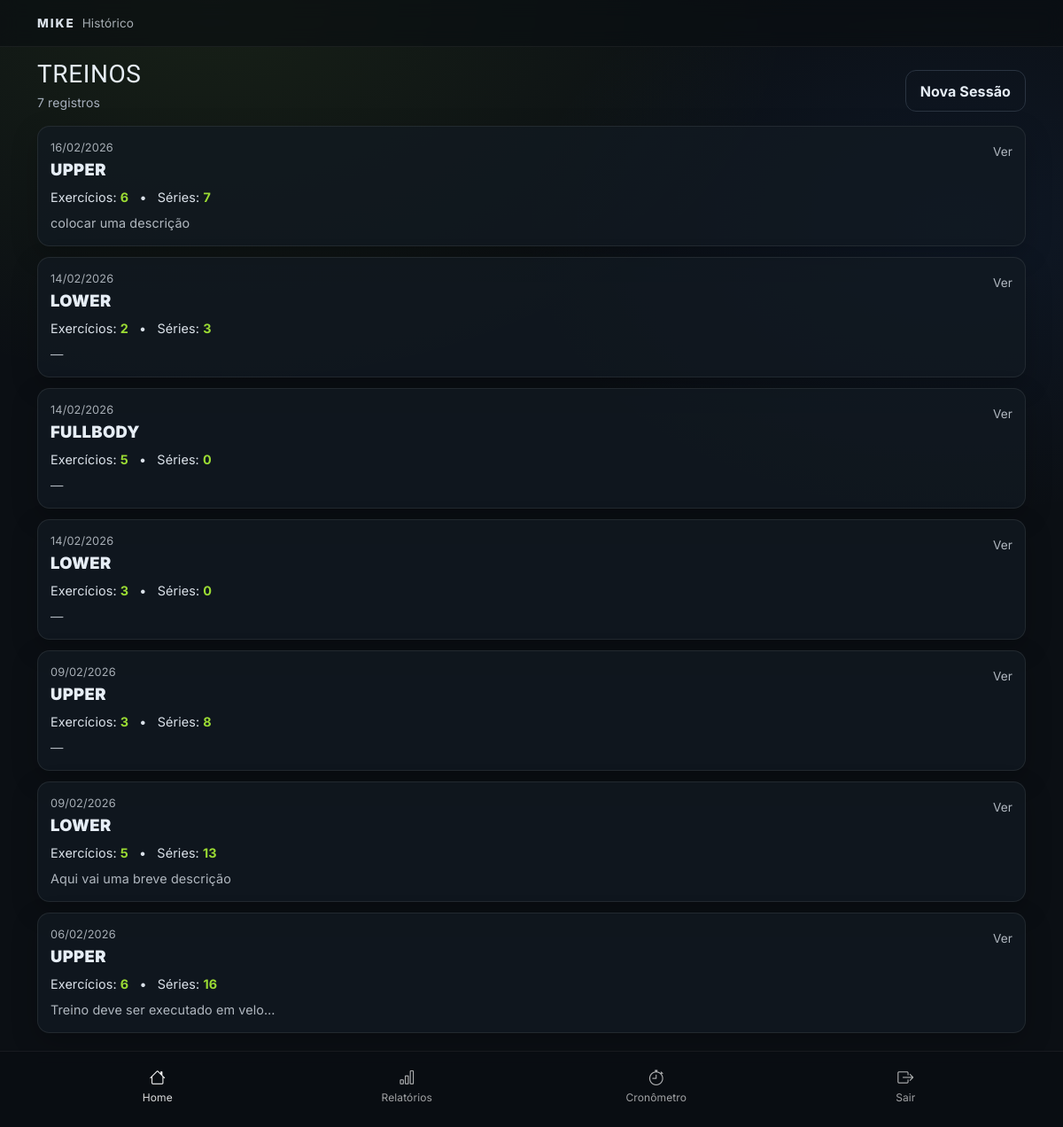
Before: /training/ (signed in) with the older database file.
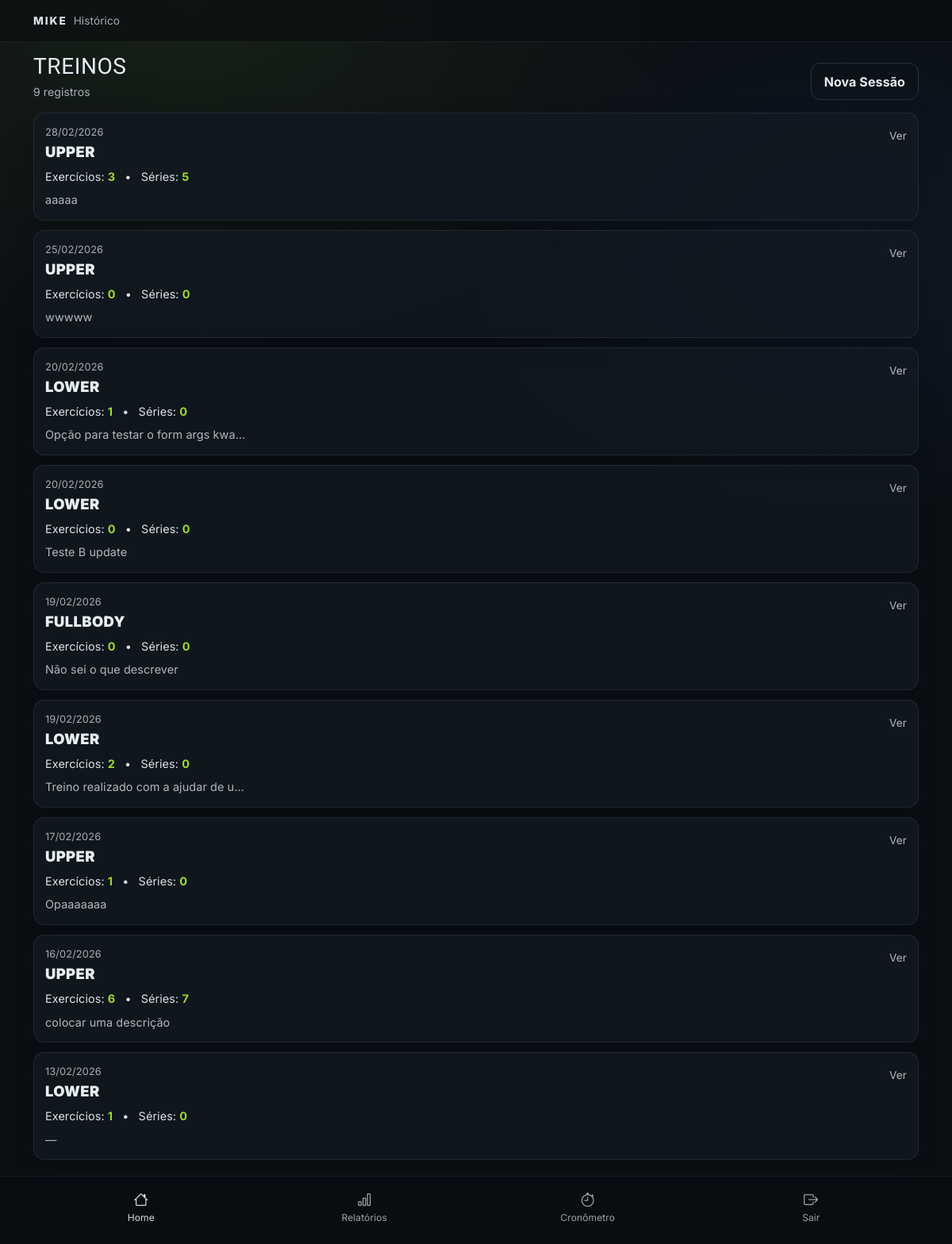
After: the same page with the newer database file.
### training/models.py (models this page shows, shortened)
class TrainingSession(models.Model):
    SESSION_TYPES = [
        ('UPPER','UPPER'),
        ('LOWER','LOWER'),
        ('PULL','PULL'),
        ('PUSH','PUSH'),
        ('FULLBODY','FULLBODY'),
    ]
    performed_at = models.DateTimeField(default=timezone.now)
    description = models.TextField(blank=True)
    user = models.ForeignKey(
        settings.AUTH_USER_MODEL,
        on_delete=models.CASCADE,
        related_name='training_sessions'
    )
    session_type = models.CharField(
        max_length=20,
        choices=SESSION_TYPES,
        blank=True,
        null=True
    )

### training/views.py (the view)
# urls.py: path('', views.training_session_list, name='training_session_list'),
@login_required
def training_session_list(request):
    sessions = (
        TrainingSession.objects
        .filter(user=request.user)
        .annotate(
            exercise_count=Count('session_exercises', distinct=True),
            set_count=Count('session_exercises__exercise_sets', distinct=True),
        )
        .order_by("-performed_at")
    )
    context = {
        'sessions': sessions,
        }
    return render(request, 'training/training_session_list.html', context)

### training/templates/training/training_session_list.html (shortened to what this page needs)
{% extends "base.html" %}
{% block section %}Histórico{% endblock %}
{% block nav_home_active %}is-active{% endblock %}
{% block content %}
<div class="d-flex align-items-end justify-content-between pt-2 pb-3">
    <div>
        <h1 class="h3 m-title mb-1">Treinos</h1>
        <div class="m-text-muted small">
            {{ sessions|length }} registro{{ sessions|length|pluralize }}
        </div>
    </div>
    <a class="m-btn-secondary" href="{% url 'training:training_session_create' %}"
        aria-label="Criar nova sessão de treino">
        Nova Sessão
    </a>
</div>
<div class="session-list">
    {% for session in sessions %}
    <article class="session-card">
        <div class="d-flex align-items-start justify-content-between gap-3">
            <div class="flex-grow-1">
                <div class="session-date">
                    {{ session.performed_at|date:"d/m/Y" }}
                </div>
                <div class="session-type">
                    {{ session.session_type }}
                </div>
                <div class="session-metrics">
                    <span>Exercícios: <strong class="mike-accent">{{ session.exercise_count }}</strong></span>
                    <span class="mx-2">•</span>
                    <span>Séries: <strong class="mike-accent">{{ session.set_count }}</strong></span>
                </div>
                <div class="session-desc">
                    {% if session.description %}
                    {{ session.description }}
                    {% else %}
                    —
                    {% endif %}
                </div>
            </div>
            <div class="session-cta">Ver</div>
        </div>
    </article>
    {% endfor %}
</div>
{% endblock %}

### templates/base.html (shortened to what this page needs)
{% load static %}
<!doctype html>
<html lang="pt-BR" data-theme="dark" data-bs-theme="dark">
  <head>
    <link href="https://cdn.jsdelivr.net/npm/bootstrap@5.3.3/dist/css/bootstrap.min.css" rel="stylesheet">
    <link href="https://cdn.jsdelivr.net/npm/bootstrap-icons@1.11.3/font/bootstrap-icons.css" rel="stylesheet">
    <link rel="stylesheet" href="{% static 'mike/css/styles.css' %}">
  </head>
  <body class="m-page">
    <div class="app-shell">
      {% block topbar %}
      <header class="app-topbar">
        <div class="container">
          <div class="d-flex align-items-center justify-content-between py-3">
            <div class="d-flex align-items-baseline gap-2">
              <div class="mike-brand-sm">MIKE</div>
              {% block section_wrap %}
              <div class="app-section">
                {% block section %}Produto{% endblock %}
              </div>
              {% endblock %}
            </div>
          </div>
        </div>
      </header>
      {% endblock %}
      <main class="app-main">
        <div class="container">
          {% block content %}{% endblock %}
        </div>
      </main>
      {% block bottom_nav %}
      {% if user.is_authenticated %}
      <nav class="bottom-nav" aria-label="Navegação principal">
        <div class="container">
          <div class="bottom-nav-inner">
            <a class="bn-item {% block nav_home_active %}{% endblock %}"
              href="{% url 'training:training_session_list' %}">
              <div class="bn-ico"><i class="bi bi-house" aria-hidden="true"></i></div>
              <div class="bn-txt">Home</div>
            </a>
            <a class="bn-item {% block nav_reports_active %}{% endblock %}"
              href="{% block reports_url %}#{% endblock %}">
              <div class="bn-ico"><i class="bi bi-bar-chart" aria-hidden="true"></i></div>
              <div class="bn-txt">Relatórios</div>
            </a>
            <a class="bn-item {% block nav_timer_active %}{% endblock %}"
              href="{% block timer_url %}#{% endblock %}">
              <div class="bn-ico"><i class="bi bi-stopwatch" aria-hidden="true"></i></div>
              <div class="bn-txt">Cronômetro</div>
            </a>
            <form method="post" action="{% url 'logout' %}" class="bn-item-form">
              <button type="submit" class="bn-item bn-item-btn">
                <div class="bn-ico"><i class="bi bi-box-arrow-right" aria-hidden="true"></i></div>
                <div class="bn-txt">Sair</div>
              </button>
            </form>
          </div>
        </div>
      </nav>
      {% endif %}
      {% endblock %}
    </div>
  </body>
</html>

### static/mike/css/styles.css (style rules this page uses)
:root { --mike-font-ui: "Inter", system-ui, -apple-system, Segoe UI, Roboto, Arial, sans-serif; --mike-font-head: "Oswald", "Inter", system-ui, sans-serif; --mike-font-mono: "JetBrains Mono", ui-monospace, SFMono-Regular, Menlo, Monaco, Consolas, monospace; --mike-radius-card: 14px; --mike-radius-input: 12px; --mike-radius-pill: 999px; --mike-shadow-sm: 0 6px 18px rgba(0, 0, 0, .18); --mike-shadow-xs: 0 2px 10px rgba(0, 0, 0, .14); --s-1: 4px; --s-2: 8px; --s-3: 12px; --s-4: 16px; --s-5: 24px; --s-6: 32px; --s-7: 40px; --s-8: 48px; --mike-bg: #0B0F14; --mike-surface: #121A24; --mike-surface-2: #0F1620; --mike-border: #2A3441; --mike-text: #E6EDF5; --mike-text-muted: #A7B0BD; --mike-accent: #A3E635; --mike-info: #3B82F6; --mike-success: #22C55E; --mike-warning: #F59E0B; --mike-danger: #EF4444; --mike-focus-ring: 0 0 0 .25rem rgba(163, 230, 53, .35); }
html, body { width: 100%; }
body { overflow-x: hidden; }
.m-page { color: var(--mike-text); font-family: var(--mike-font-ui); letter-spacing: .1px; min-height: 100vh; min-height: 100dvh; background: radial-gradient(1200px 800px at 20% 0%, rgba(163, 230, 53, 0.08), transparent 55%), radial-gradient(900px 600px at 90% 20%, rgba(59, 130, 246, 0.08), transparent 55%), var(--mike-bg); background-repeat: no-repeat; background-size: cover; }
.m-text-muted { color: var(--mike-text-muted) !important; }
.m-title { font-family: var(--mike-font-head); letter-spacing: .6px; text-transform: uppercase; }
.m-btn-primary, .m-btn-secondary, .m-btn-ghost, .m-btn-danger { display: inline-flex; align-items: center; justify-content: center; gap: .5rem; min-height: 44px; padding: .65rem 1rem; border-radius: var(--mike-radius-input); font-weight: 700; text-decoration: none; user-select: none; border: 1px solid transparent; background: transparent; color: var(--mike-text); }
.m-btn-secondary { border-color: var(--mike-border); }
.app-shell, .m-shell { min-height: 100vh; min-height: 100dvh; }
.app-topbar, .m-topbar { position: sticky; top: 0; z-index: 10; background: rgba(10, 14, 18, .65); backdrop-filter: blur(10px); border-bottom: 1px solid rgba(255, 255, 255, .06); }
.mike-brand, .mike-brand-sm { letter-spacing: .14em; font-weight: 800; font-size: .85rem; opacity: .95; }
.app-section { font-size: .85rem; opacity: .7; }
.app-main, .m-main { padding-top: 6px; padding-bottom: 94px; }
.session-list { display: grid; gap: 12px; padding-bottom: 12px; }
.session-card { position: relative; border-radius: var(--mike-radius-card); padding: 14px; background: rgba(18, 26, 34, .75); border: 1px solid rgba(255, 255, 255, .08); box-shadow: 0 10px 30px rgba(0, 0, 0, .22); }
.session-date { font-size: .8rem; opacity: .7; }
.session-type { font-size: 1.15rem; font-weight: 900; letter-spacing: .02em; margin-top: 2px; text-transform: uppercase; }
.session-metrics { margin-top: 6px; font-size: .9rem; opacity: .95; }
.mike-accent { color: var(--mike-accent); }
.session-desc { margin-top: 8px; font-size: .9rem; opacity: .75; white-space: nowrap; overflow: hidden; text-overflow: ellipsis; max-width: 28ch; }
.session-cta { font-size: .85rem; opacity: .75; padding-top: 4px; }
.bottom-nav, .m-bottomnav { position: fixed; left: 0; right: 0; bottom: 0; z-index: 20; padding: 10px 0 14px; background: rgba(10, 14, 18, .78); backdrop-filter: blur(10px); border-top: 1px solid rgba(255, 255, 255, .06); }
.bottom-nav-inner { display: grid; grid-template-columns: repeat(4, 1fr); align-items: end; gap: 10px; }
.bn-item { display: grid; justify-items: center; gap: 4px; text-decoration: none; color: rgba(255, 255, 255, .72); padding: 10px 0; min-height: 44px; }
.bn-item.is-active { color: #fff; }
.bn-ico { font-size: 18px; line-height: 1; opacity: .95; }
.bn-txt { font-size: 12px; opacity: .85; }
.bn-item-form { margin: 0; }
.bn-item-btn { width: 100%; background: transparent; border: 0; cursor: pointer; }

Changed rows visible on the page:
removed TrainingSession: performed_at "14/02/2026", session_type "FULLBODY", exercise_count "5", set_count "0"
removed TrainingSession: performed_at "14/02/2026", session_type "LOWER", exercise_count "3", set_count "0"
removed TrainingSession: performed_at "09/02/2026", session_type "UPPER", exercise_count "3", set_count "8"
removed TrainingSession: performed_at "09/02/2026", session_type "LOWER", exercise_count "5", set_count "13", description "Aqui vai uma breve descrição"
removed TrainingSession: performed_at "06/02/2026", session_type "UPPER", exercise_count "6", set_count "16", description "Treino deve ser executado em velo…"
added TrainingSession: performed_at "28/02/2026", session_type "UPPER", exercise_count "3", set_count "5", description "aaaaa"
added TrainingSession: performed_at "25/02/2026", session_type "UPPER", exercise_count "0", set_count "0", description "wwwww"
added TrainingSession: performed_at "20/02/2026", session_type "LOWER", exercise_count "1", set_count "0", description "Opção para testar o form args kwa…"
added TrainingSession: performed_at "20/02/2026", session_type "LOWER", exercise_count "0", set_count "0", description "Teste B update"
added TrainingSession: performed_at "19/02/2026", session_type "FULLBODY", exercise_count "0", set_count "0", description "Não sei o que descrever"
added TrainingSession: performed_at "19/02/2026", session_type "LOWER", exercise_count "2", set_count "0", description "Treino realizado com a ajudar de u…"
added TrainingSession: performed_at "17/02/2026", session_type "UPPER", exercise_count "1", set_count "0", description "Opaaaaaaa"
changed TrainingSession (number 9 of 9 on the later page): performed_at "14/02/2026" → "13/02/2026"; exercise_count "2" → "1"; set_count "3" → "0"
Other visible differences:
{{ sessions|length }}: "7" → "9"
